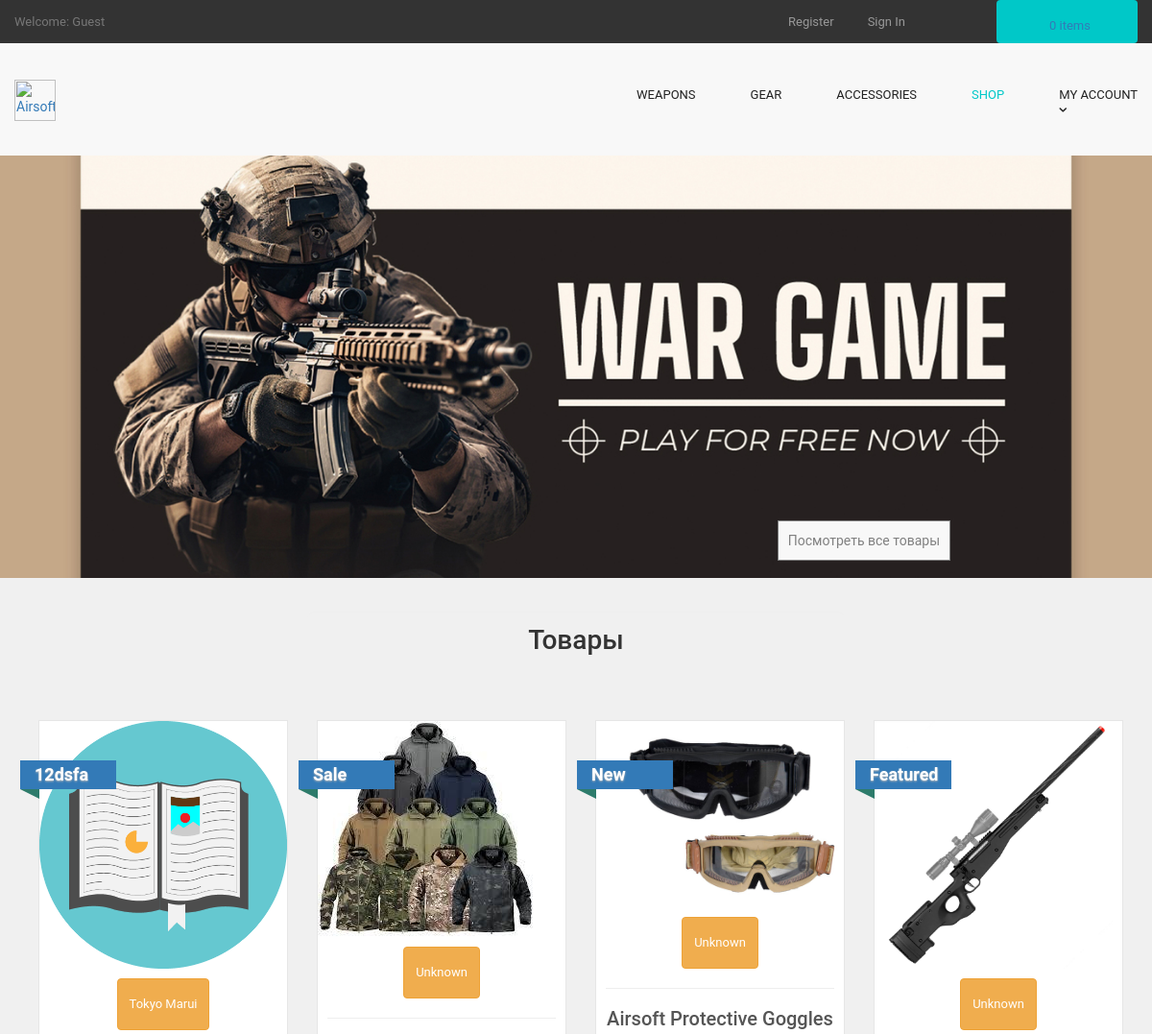
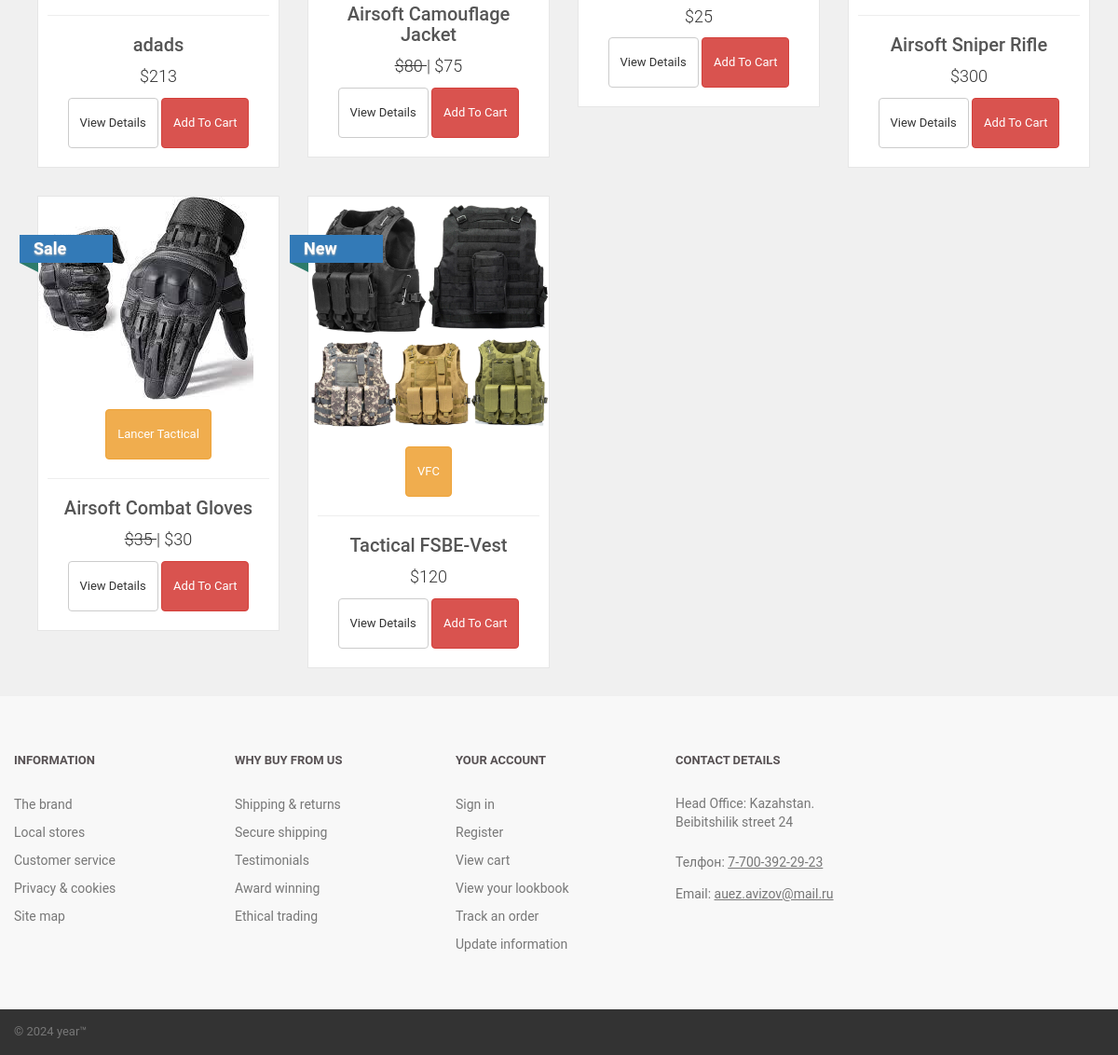
The page / on the database its author committed (2 pictures, top to bottom).
### tables this page shows
CREATE TABLE `products` (
  `product_id` int(10) NOT NULL,
  `p_cat_id` int(10) NOT NULL,
  `cat_id` int(10) NOT NULL,
  `manufacturer_id` int(10) NOT NULL,
  `date` timestamp NOT NULL DEFAULT current_timestamp() ON UPDATE current_timestamp(),
  `product_title` mediumtext NOT NULL,
  `product_url` mediumtext NOT NULL,
  `product_img1` mediumtext NOT NULL,
  `product_img2` mediumtext NOT NULL,
  `product_img3` mediumtext NOT NULL,
  `product_price` int(10) NOT NULL,
  `product_psp_price` int(100) NOT NULL,
  `product_desc` mediumtext NOT NULL,
  `product_features` mediumtext NOT NULL,
  `product_video` mediumtext NOT NULL,
  `product_keywords` mediumtext NOT NULL,
  `product_label` mediumtext NOT NULL,
  `status` varchar(255) NOT NULL
);

CREATE TABLE `manufacturers` (
  `manufacturer_id` int(10) NOT NULL,
  `manufacturer_title` text NOT NULL,
  `manufacturer_top` text NOT NULL,
  `manufacturer_image` text NOT NULL
);

### functions.php (the view, shortened to what this page needs)
<?php
$db = mysqli_connect("localhost", "root", "", "airsoft_store");
function getRealUserIp(){
    switch(true){
      default : return $_SERVER['REMOTE_ADDR'];
    }
 }
function items(){
    global $db;
    $ip_add = getRealUserIp();
    $get_items = "select * from cart where ip_add='$ip_add'";
    $run_items = mysqli_query($db, $get_items);
    $count_items = mysqli_num_rows($run_items);
    echo $count_items;
}
function getPro(){
    global $db;
    $get_products = "select * from products order by 1 DESC LIMIT 0,8";
    $run_products = mysqli_query($db, $get_products);
    while ($row_products = mysqli_fetch_array($run_products)) {
        $pro_title = isset($row_products['product_title']) ? $row_products['product_title'] : '';
        $pro_price = isset($row_products['product_price']) ? $row_products['product_price'] : '';
        $pro_img1 = isset($row_products['product_img1']) ? $row_products['product_img1'] : '';
        $pro_label = isset($row_products['product_label']) ? $row_products['product_label'] : '';
        $manufacturer_id = isset($row_products['manufacturer_id']) ? $row_products['manufacturer_id'] : '';
        $get_manufacturer = "select * from manufacturers where manufacturer_id='$manufacturer_id'";
        $run_manufacturer = mysqli_query($db, $get_manufacturer);
        $row_manufacturer = mysqli_fetch_array($run_manufacturer);
        $manufacturer_name = isset($row_manufacturer['manufacturer_title']) ? $row_manufacturer['manufacturer_title'] : 'Unknown';
        $pro_psp_price = isset($row_products['product_psp_price']) ? $row_products['product_psp_price'] : '';
        $pro_url = isset($row_products['product_url']) ? $row_products['product_url'] : '';
        if ($pro_label == "Sale" || $pro_label == "Gift") {
            $product_price = "<del> $$pro_price </del>";
            $product_psp_price = "| $$pro_psp_price";
        } else {
            $product_psp_price = "";
            $product_price = "$$pro_price";
        }
        if ($pro_label != "") {
            $product_label = "
                <a class='label sale' href='#' style='color:black;'>
                    <div class='thelabel'>$pro_label</div>
                    <div class='label-background'> </div>
                </a>
            ";
        } else {
            $product_label = "";
        }
        echo "
        <div class='col-md-4 col-sm-6 single'>
            <div class='product'>
                <a href='$pro_url'>
                    <img src='admin_area/product_images/$pro_img1' class='img-responsive'>
                </a>
                <div class='text'>
                    <center>
                        <p class='btn btn-warning'> $manufacturer_name </p>
                    </center>
                    <hr>
                    <h3><a href='$pro_url'>$pro_title</a></h3>
                    <p class='price'> $product_price $product_psp_price </p>
                    <p class='buttons'>
                        <a href='$pro_url' class='btn btn-default'>View Details</a>
                        <a href='$pro_url' class='btn btn-danger'>
                            <i class='fa fa-shopping-cart'></i> Add To Cart
                        </a>
                    </p>
                </div>
                $product_label
            </div>
        </div>
        ";
    }
}
?>

### styles/backend.css (style rules this page uses)
html { font-family: "Roboto", Helvetica, Arial, sans-serif; line-height: 1.15; -ms-text-size-adjust: 100%; -webkit-text-size-adjust: 100% }
body { margin: 0 }
hr { box-sizing: content-box; height: 0; overflow: visible }
a { background-color: transparent; -webkit-text-decoration-skip: objects }
img { border-style: none }
html { box-sizing: border-box }
body { min-width: 1190px; font-family: Montserrat, sans-serif; font-weight: 400; background-color: white; }
img { max-width: 100%; height: auto }
.btn { display: inline-block; vertical-align: top; font-size: 13px; line-height: 40px; text-decoration: none; -webkit-transition: .3s; transition: .3s }

### styles/style.css (style rules this page uses)
body { font-family: "Roboto", Helvetica, Arial, sans-serif; font-size: 14px; line-height: 1.42857143; color: #333333; background-color: #f0f0f0; overflow-x: hidden; }
.single { width:290px; }
#content .product { background:#fff; border: solid 1px #e6e6e6; box-sizing: border-box; margin-bottom: 30px; }
#content .product .text p.price { font-size:18px; text-align:center; font-weight:300; }
#content .product .text .buttons { clear:both; text-align:center; }
#content .product .text h3 { text-align:center; font-size:20px; }
#content .product .text h3 a { color:rgb(85, 85, 85); }
#content .product .text { padding:10px 10px 0px; }
#content .product .text .buttons .btn { margin-bottom:10px; }
.label { text-decoration : none; position: absolute; top: 50px; padding-left:51px; z-index: 20; }
.label .thelabel { position: relative; width: 100px; padding: 6px 50px 6px 15px; margin: 40px 50px 10px -71px; color: #fff; font-size:18px; font-weight:bold; background-color: #337ab7; text-shadow: 0px 1px 2px #bbb ; }
.label .thelabel:before, .label .thelabel:after { content: ''; position: absolute; width:0; height:0; }
.label .thelabel:after { left: 0px; top: 100%; border-width : 5px 10px; border-style: solid; border-color: #2d7b6b #2d7b6b transparent transparent; }
.label.sale { top: 0; }

### rows shown on the page
products: product_img1 (picture), manufacturer.manufacturer_title "Tokyo Marui", product_title "adads", product_price "$213", product_label "12dsfa"
products: product_img1 (picture), manufacturer_name "Unknown", product_title "Airsoft Camouflage Jacket", product_price "80", product_psp_price "| $75", product_label "Sale"
products: product_img1 (picture), manufacturer_name "Unknown", product_title "Airsoft Protective Goggles", product_price "$25", product_label "New"
products: product_img1 (picture), manufacturer_name "Unknown", product_title "Airsoft Sniper Rifle", product_price "$300", product_label "Featured"
products: product_img1 (picture), manufacturer.manufacturer_title "Lancer Tactical", product_title "Airsoft Combat Gloves", product_price "35", product_psp_price "| $30", product_label "Sale"
products: product_img1 (picture), manufacturer.manufacturer_title "VFC", product_title "Tactical FSBE-Vest", product_price "$120", product_label "New"

### other values the page prints
$count_items "0"
